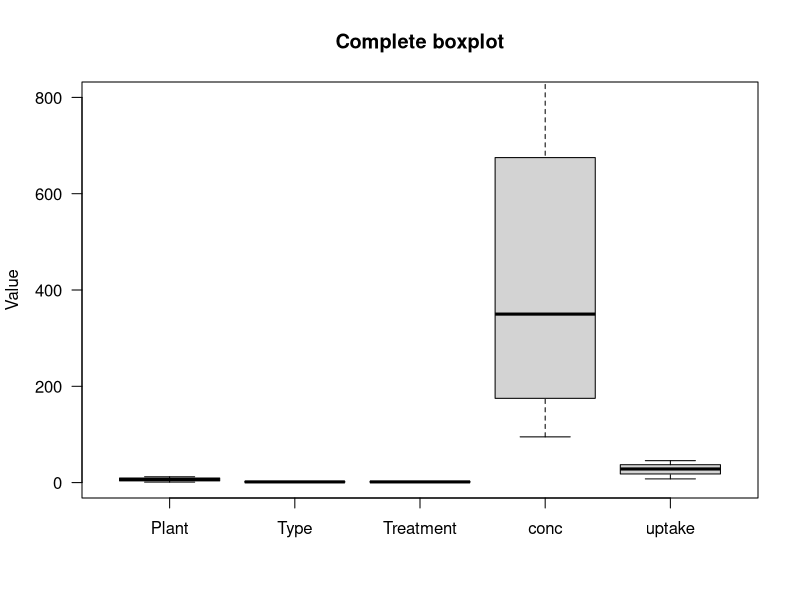
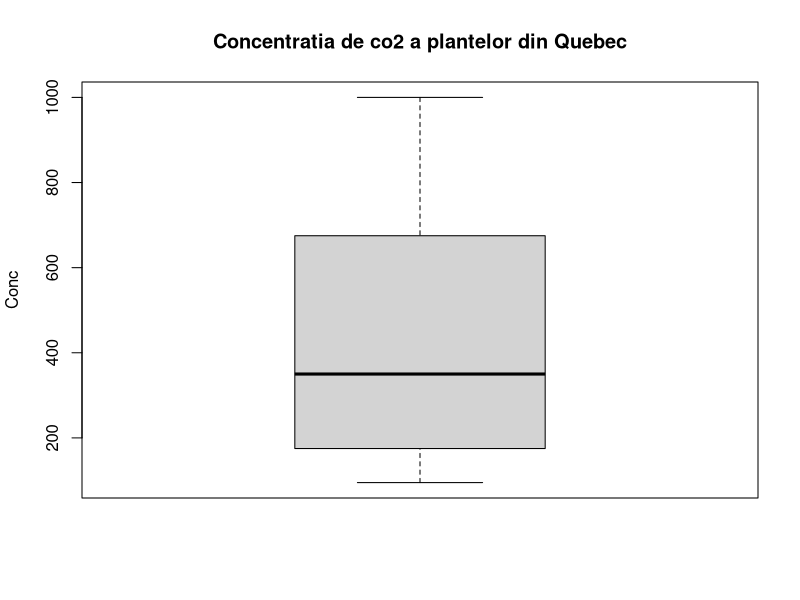

Reproduce these figures in R, in order.
newLine <- function () {
  blank <- matrix()
  rownames(blank) <- ""
  colnames(blank) <- ""
  print(blank, na.print = "")
}
justTheString <- function (str) {
  blank <- matrix()
  rownames(blank) <- str
  colnames(blank) <- ""
  print(blank, na.print = "")
}

solve4 <- function () { 
  
  justTheString ("Datasetul: CO2")
  newLine()
  
  # Media si Varianta
  tab <- matrix (rep(0, 2*2), nrow = 2, ncol = 2)
  rownames(tab) <- c("Media", "Varianta")
  colnames(tab) <- names(CO2)[4:5]
  for (i in 1:2) {
    tab[1, i] <- floor(mean(CO2[,i+3]) * 100) / 100
    tab[2, i] <- floor(var (CO2[,i+3]) * 100) / 100
  }
  print (tab)
  newLine()
  
  justTheString ("Quantile")
  
  tab <- matrix (rep(0, 2*11), nrow = 2, ncol = 11)
  rownames(tab) <- names(CO2)[4:5]
  colnames(tab) <- strsplit(paste (strsplit(toString(0:11 * 10), ", ")[[1]], collapse = "% "), " ")[[1]][1:11]

  for (i in 1:2) {
    tab[i,] <- quantile(CO2[,i+3], probs = (0:10 / 10))
  }
  print (tab)
  newLine()
  
  #boxplot-uri pentru comparatie
  boxplot(CO2, main="Complete boxplot", ylab="Value", ylim=c(0,800), las=1)
  boxplot(CO2$conc[CO2$Type=="Quebec"], main = "Concentratia de co2 a plantelor din Quebec", ylab="Conc")
  }
solve4()
